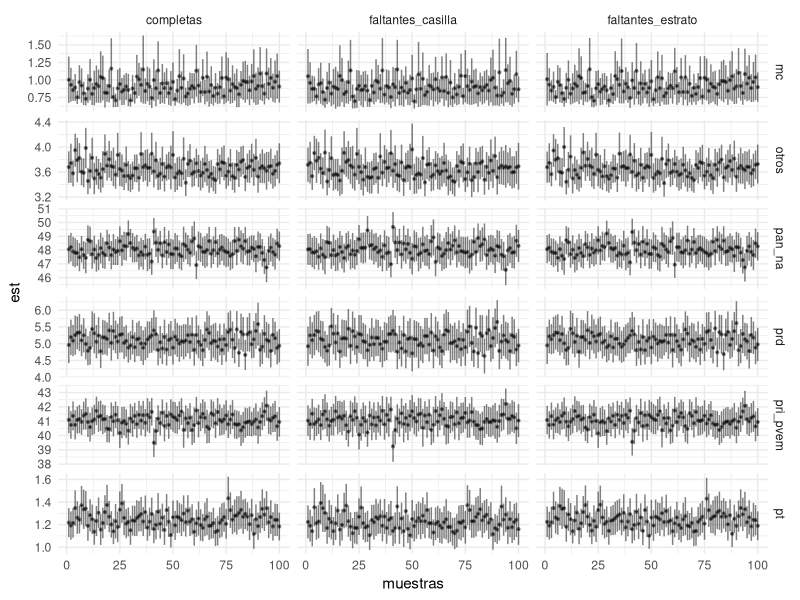
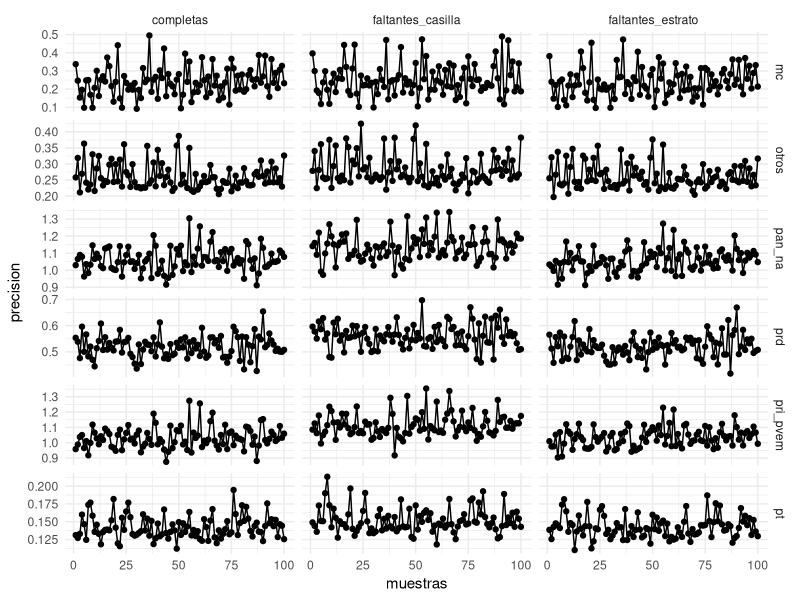

Source code (R) for these figures, in order:
## ---- chunk 1
library(tidyverse)
## ---- chunk 2
completas <- read_csv(
  here::here("results/estimaciones_gto/completas.csv")
) %>% 
  mutate(muestra = "completas")
estrato   <- read_csv(
  here::here("results/estimaciones_gto/faltantes_estrato.csv")
) %>% 
  mutate(muestra = "faltantes_estrato")
casilla   <- read_csv(
  here::here("results/estimaciones_gto/faltantes_casilla.csv")
) %>% 
  mutate(muestra = "faltantes_casilla")

full_join(completas, estrato) %>% 
  full_join(casilla) %>% 
  na.omit %>% 
  ggplot(
    aes(
      x = n_muestra
    )
  ) +
  facet_grid(party ~ muestra, scales = "free_y") +
  # geom_point(aes(y = mean_post)) +
  geom_pointrange(
    aes(ymin = int_l, ymax = int_r, y = mean_post),
    alpha = 0.5, fatten = 0.15
  ) +
  theme_minimal() +
  labs(x = "muestras", y = "est")

## ---- chunk 3
full_join(completas, estrato) %>% 
  full_join(casilla) %>% 
  na.omit %>% 
  ggplot(
    aes(
      x = n_muestra,
      y = 2 * std_dev_post
    )
  ) +
  facet_grid(party ~ muestra, scales = "free_y") +
  geom_point() +
  geom_line() +
  labs(x = "muestras", y = "precision") +
  theme_minimal() 
